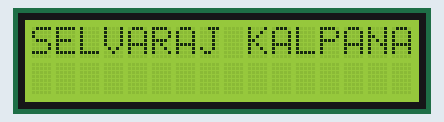
The sketch below on a simulated Arduino Mega 2560, built with avr-gcc and run on an emulated ATmega2560. On the bench: 16×2 character LCD. What the sketch prints to the serial monitor is not drawn.

Above: at 0.1 s.
At 3.1 s:
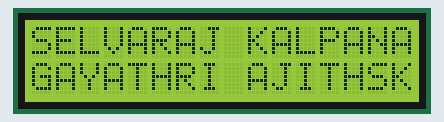

Measured:
- what the display in image 1 shows lasts 3.0 s, from 3.1 s to 6.1 s

The sketch:

LCD_Display.ino
```cpp
#include<LiquidCrystal.h>                        // Include the LCD library
//LiquidCrystal lcd(2,15,13,12,14,27);
LiquidCrystal lcd(16,17,19,21,22,23); //Port P2 Mapping the pins with library
void setup()
{
Serial.begin(9600);                              //Baud Rate
lcd.begin(16,2);                                 //initializing 16X2 LCD display
}
void loop()
{
lcd.setCursor(0,0);                              //first line in display
lcd.print("SELVARAJ KALPANA");
Serial.print("SELVARAJ KALPANA");
delay(3000);
//lcd.clear();
lcd.setCursor(0,1);                              //second line in display
lcd.print("GAYATHRI AJITHSK");
Serial.print("GAYATHRI AJITHSK");
delay(3000);
lcd.clear();
}
```
